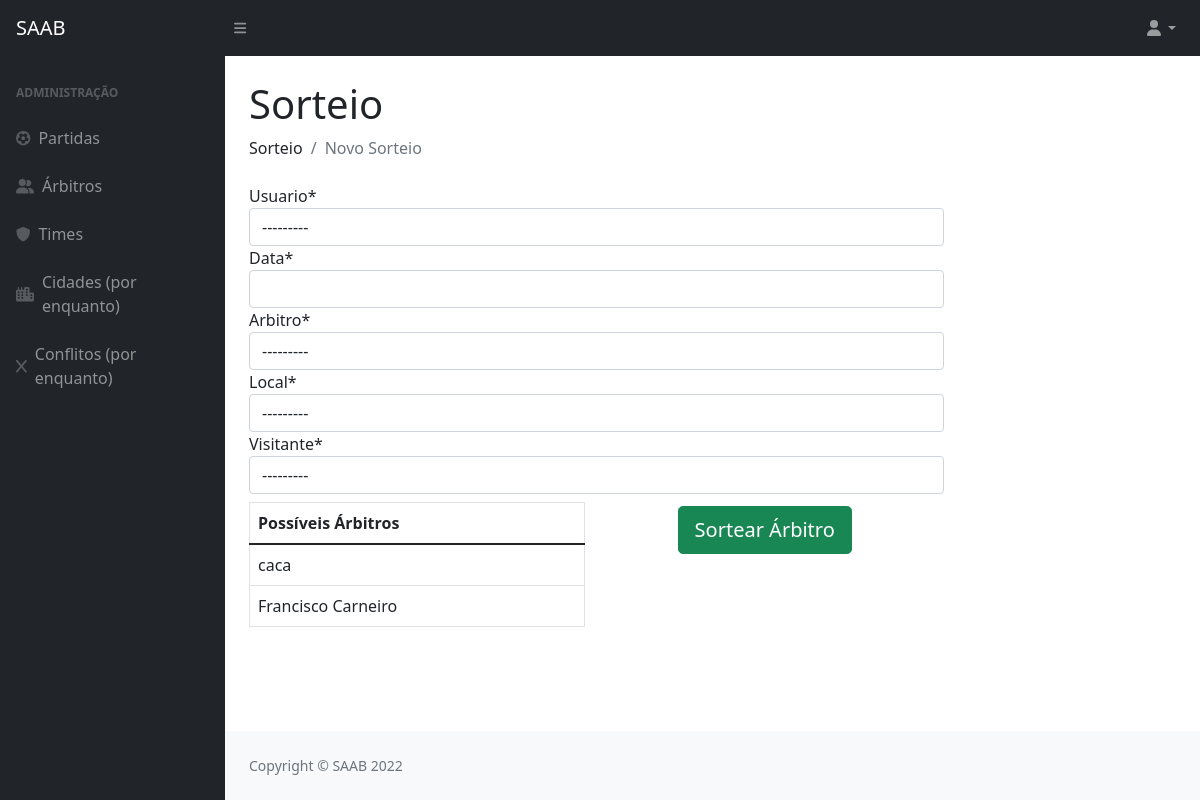
The page /sorteio/ on the database as committed earlier.
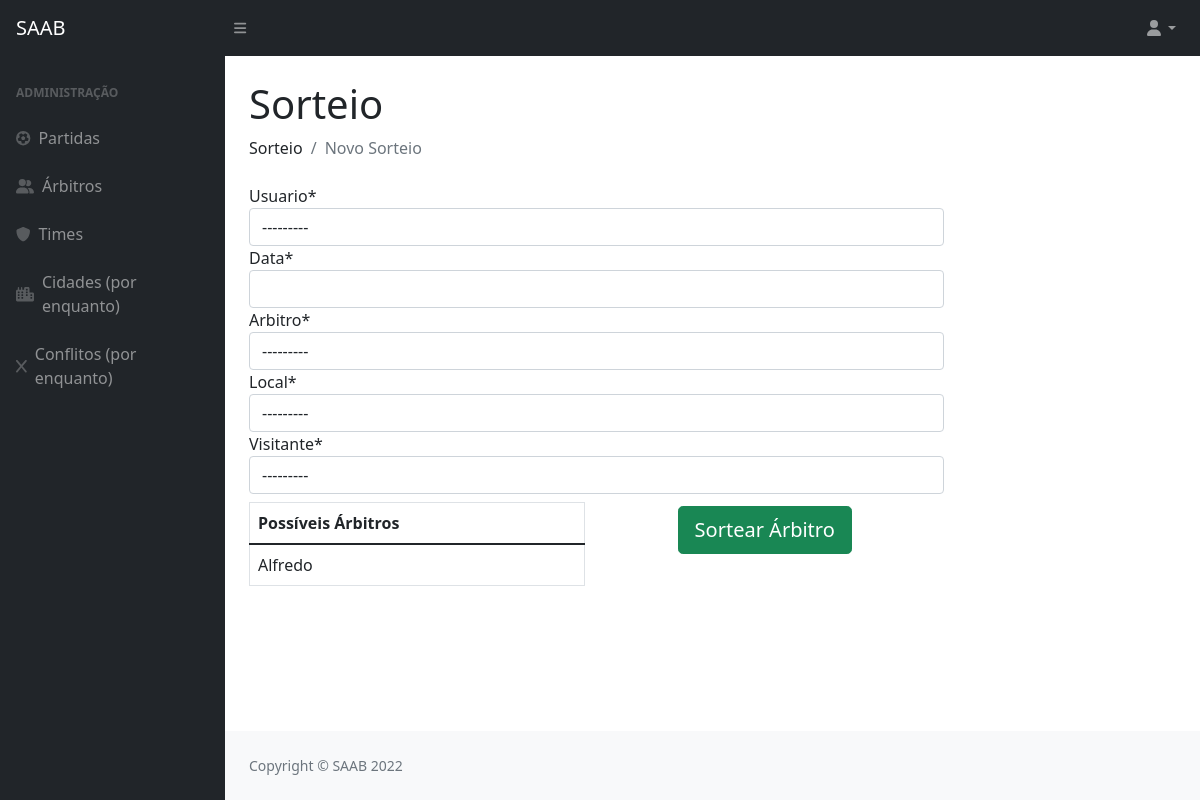
The same page on the database as committed later.
### privado/models.py (models this page shows)
class Arbitro(models.Model):
    codigo = models.AutoField(primary_key=True)
    datanasc = models.DateField()
    cidade = models.ForeignKey(Cidade, on_delete=models.CASCADE)
    nome = models.CharField(max_length=100)
    formafisica = models.BooleanField()
    def __str__(self):
        return (self.nome)

### privado/views.py (the view)
# urls.py: path('sorteio/', sorteio, name="url_sorteio"),
def sorteio(request):
    formPartida = PartidaForm(request.POST or None)
    arbt = Arbitro.objects.all()
    if formPartida.is_valid() :
        formPartida.save()
        return redirect("")
    pacote = {"formPartida": formPartida, "arbitros": arbt}
    return render(request, "SAAB/sorteio.html", pacote)

### privado/form.py
class PartidaForm(ModelForm):
    class Meta:
        model = Partida
        fields = ["usuario", "data", "arbitro", "local", "visitante"]

### privado/models.py (called while the page is built)
    def __str__(self):
        return (self.username)

    def __str__(self):
        return (self.nome)

### privado/templates/SAAB/sorteio.html (shortened to what this page needs)
{% extends 'SAAB/layout.html' %}
{% block conteudo %}
{% load static %}
{% load crispy_forms_tags %}
<!DOCTYPE html>
<html>
    <head>
    </head>
    <body>
        <h1 class="mt-4">Sorteio</h1>
        <ol class="breadcrumb mb-4">
            <li class="breadcrumb-item">Sorteio</li>
            <li class="breadcrumb-item active">Novo Sorteio</li>
        </ol>
        <form method="post" class="w-75">
            {{ formPartida|crispy }}
            <div class="w-100 container mt-2">
                <div class="row">
                    <table class="table table-bordered col-sm">
                        <thead>
                            <tr>
                                <th>Possíveis Árbitros</th>
                            </tr>
                        </thead>
                        {% for i in arbitros %}
                            <tr>
                                <td>{{ i.nome }}</td>
                            </tr>
                        {% endfor %}
                    </table>
                    <div class="col-sm text-center"><button type="submit" class="mt-1 btn btn-success btn-lg">Sortear Árbitro</button></div>
                </div>
            </div>
        </form>
    </body>
</html>
{% endblock %}

Rows that differ between the two databases and show on the page:
removed Arbitro: nome "caca"
removed Arbitro: nome "Francisco Carneiro"
added Arbitro: nome "Alfredo"
